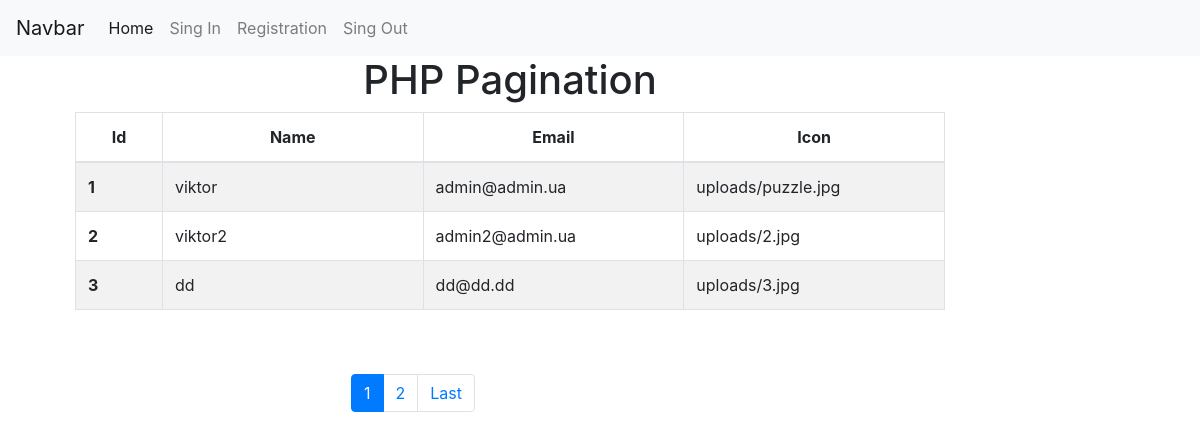
The page / on the database its author committed.
### tables this page shows
CREATE TABLE `users` (
  `id` int(11) NOT NULL,
  `username` varchar(100) NOT NULL,
  `email` varchar(100) NOT NULL,
  `password` varchar(100) NOT NULL,
  `picture` varchar(200) DEFAULT NULL
);

### index.php (the view, shortened to what this page needs)
<?php
 include_once('connection_database.php');
$showRecordPerPage = 3;
if (isset($_GET['page']) && !empty($_GET['page'])) {
    $currentPage = $_GET['page'];
} else {
    $currentPage = 1;
}
$startFrom = ($currentPage * $showRecordPerPage) - $showRecordPerPage;
$totalEmpSQL = "SELECT * FROM users";
$allEmpResult = mysqli_query($connect, $totalEmpSQL);
$totalEmployee = mysqli_num_rows($allEmpResult);
$lastPage = ceil($totalEmployee / $showRecordPerPage);
$nextPage = $currentPage + 1;
$empSQL = "SELECT id, username, email, picture
FROM `users` LIMIT $startFrom, $showRecordPerPage";
$empResult = mysqli_query($connect, $empSQL);
?>
<?php include_once("header.php"); ?>
<div class="container">
    <div class="col-md-10 col-md-offset-1">
        <h1 class="text-center">PHP Pagination</h1>
        <table class="table table-striped table-condensed table-bordered table-rounded">
            <thead>
                <tr class="text-center">
                    <th width="10%">Id</th>
                    <th width="30%">Name</th>
                    <th width="30%">Email</th>
                    <th width="30%">Icon</th>
                </tr>
            </thead>
            <tbody>
                <?php
                while ($emp = mysqli_fetch_assoc($empResult)) {
                    ?>
                    <tr>
                        <th scope="row"><?php echo $emp['id']; ?></th>
                        <td><?php echo $emp['username']; ?></td>
                        <td><?php echo $emp['email']; ?></td>
                        <td><?php echo $emp['picture']; ?></td>
                    </tr>
                <?php } ?>
            </tbody>
        </table>
        <div class="container" class="text-center" style="margin-left:30%">
            <br><br>
            <nav aria-label="Page navigation" class="text-center">
                <ul class="pagination">
                    <li class="page-item active"><a class="page-link" href="?page=<?php echo $currentPage ?>"><?php echo $currentPage ?></a></li>
                    <?php if ($currentPage != $lastPage) { ?>
                        <li class="page-item"><a class="page-link" href="?page=<?php echo $nextPage ?>"><?php echo $nextPage ?></a></li>
                        <li class="page-item">
                            <a class="page-link" href="?page=<?php echo $lastPage ?>" aria-label="Next">
                                <span aria-hidden="true">Last</span>
                            </a>
                        </li>
                    <?php } ?>
                </ul>
            </nav>
        </div>
    </div>
</div>
<?php include_once("footer.php") ?>

### header.php (shortened to what this page needs)
<!DOCTYPE html>
<html lang="en">
<head>
    <link rel="stylesheet" href="https://stackpath.bootstrapcdn.com/bootstrap/4.3.1/css/bootstrap.min.css">
</head>
<body>
<?php
    include_once("navbar.php");
?>
<div class="container">

### navbar.php (shortened to what this page needs)
<nav class="navbar navbar-expand-lg navbar-light bg-light">
  <a class="navbar-brand" href="#">Navbar</a>
  <div class="collapse navbar-collapse" id="navbarNav">
    <ul class="navbar-nav">
      <li class="nav-item active">
        <a class="nav-link" href="/">Home <span class="sr-only">(current)</span></a>
      </li>
      <li class="nav-item">
        <a class="nav-link" href="/login.php">Sing In</a>
      </li>
      <li class="nav-item">
        <a class="nav-link" href="registration.php">Registration</a>
      </li>
      <li class="nav-item">
        <a class="nav-link" href="#">Sing Out</a>
      </li>
    </ul>
  </div>
</nav>

### footer.php (shortened to what this page needs)
    </div>
<link rel="stylesheet" href="https://stackpath.bootstrapcdn.com/bootstrap/4.3.1/css/bootstrap.min.css">
</body>
</html>

### rows shown on the page
users: id "1", username "viktor", email "admin@admin.ua", picture "uploads/puzzle.jpg"
users: id "2", username "viktor2", email "admin2@admin.ua", picture "uploads/2.jpg"
users: id "3", username "dd", email "dd@dd.dd", picture "uploads/3.jpg"

### other values the page prints
$currentPage "1"
$nextPage "2"
